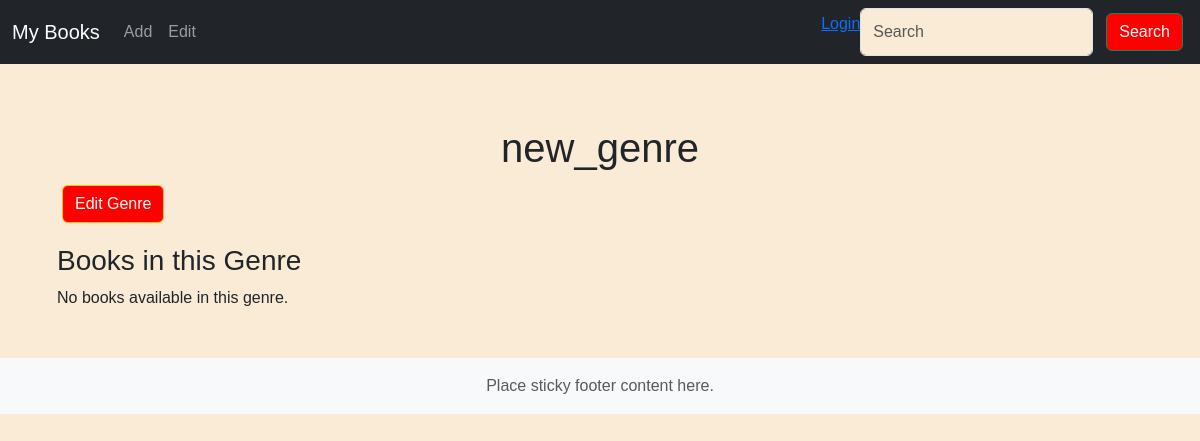
Page /genre/2 on the earlier database version.
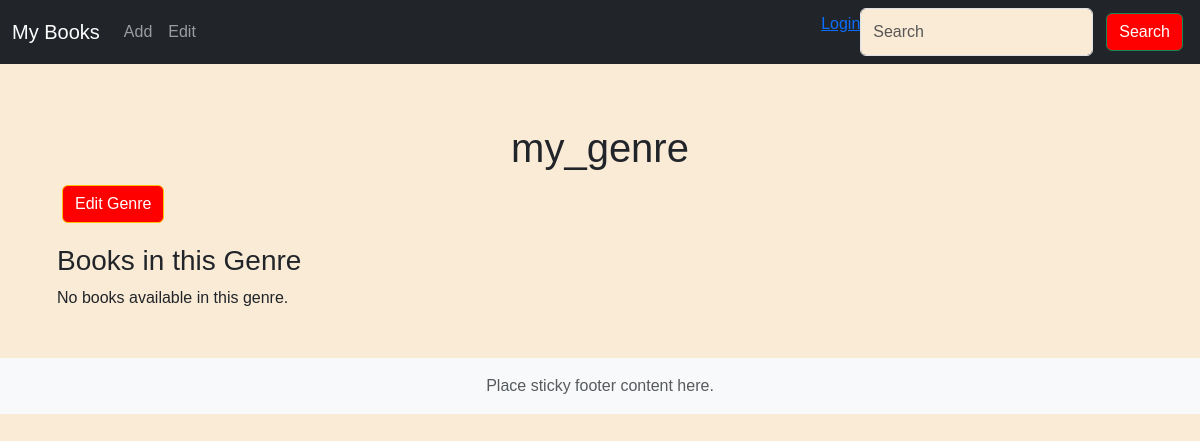
Same page on the later database version.
### tpttt/models.py (models this page shows, shortened)
class Genre(db.Model):
    C_id = db.Column(db.Integer, primary_key=True)
    C_name = db.Column(db.String(50), nullable=False)

### tpttt/views.py (the view)
@app.route("/genre/<int:id>")
def genre(id):
    genre = models.get_genre(id)
    books = models.get_books_by_genre(id)
    return render_template("genre.html", genre=genre, books=books)

### tpttt/models.py (called while the page is built)
def get_genre(id: int):
    return Genre.query.get(id)

def get_books_by_genre(id: int):
    return Genre.query.get_or_404(id).books

### tpttt/templates/genre.html
{% extends 'base.html' %}
{% block content %}
<div class="container mt-5">
    <h1>{{ genre.C_name }}</h1>
    <div class="mb-3">
        <a href="{{ url_for('edit_genre', id=genre.C_id) }}" class="btn btn-warning">Edit Genre</a>
    </div>
    <h3>Books in this Genre</h3>
    {% if genre.books %}
    <table class="table table-bordered">
        <thead>
            <tr>
                <th>Title</th>
                <th>Author</th>
                <th>Actions</th>
            </tr>
        </thead>
        <tbody>
            {% for book in genre.books %}
            <tr>
                <td><a href="{{ url_for('book_detail', id=book.B_id) }}">{{ book.B_title }}</a></td>
                <td><a href="{{ url_for('author', id=book.A_id) }}">{{ book.author.A_name }}</a></td>
                <td>
                    <a href="{{ url_for('edit_book', id=book.B_id) }}" class="btn btn-warning btn-sm">Edit</a>
                </td>
            </tr>
            {% endfor %}
        </tbody>
    </table>
    {% else %}
    <p>No books available in this genre.</p>
    {% endif %}
</div>
{% endblock %}

### tpttt/templates/base.html (shortened to what this page needs)
<!DOCTYPE html>
<html lang="fr">
  <head>
    {% block head %}
    {% block styles %}
    <link rel="stylesheet" type="text/css" href="{{ url_for('static', filename='homeu.css')}}" />
    {{ bootstrap.load_css() }} {% endblock %}
    {% endblock %}
  </head>
  <body>
    <header>
        <nav class="navbar navbar-expand-md navbar-dark fixed-top bg-dark">
          <div class="container-fluid">
            <a class="navbar-brand" href="{{ url_for('home') }}">My Books</a>
            <div class="collapse navbar-collapse" id="navbarCollapse">
              <ul class="navbar-nav me-auto mb-2 mb-md-0">
                <li class="nav-item">
                  <a class="nav-link" href="{{ url_for('add') }}">Add</a>
                </li>
                <li class="nav-item">
                  <a class="nav-link" href="{{ url_for('edit') }}">Edit</a>
                </li>
              </ul>
              <ul class="nav navbar-nav navbar-right">
                {% if current_user.is_authenticated %}
                <li><h1>{{ current_user.U_username }}</h1></li>
                <li>
                  <a href="{{ url_for('logout') }}">
                    <span
                      class="glyphicon glyphicon-log-out"
                      title="Logout"
                      aria-hidden="true"
                    ></span>
                    <p>Logout</p>
                  </a>
                </li>
                {% else %}
                <li>
                  <a href="{{ url_for('login') }}"> <p>Login</p></a>
                </li>
                {% endif %}
              </ul>
              <form class="d-flex" role="search" action="{{ url_for('search') }}" method="GET">
                <input
                  class="form-control me-2"
                  type="search"
                  name="query"
                  placeholder="Search"
                  aria-label="Search"
                />
                <button class="btn btn-outline-success" type="submit">
                  Search
                </button>
              </form>
            </div>
          </div>
        </nav>
      </header>
    <main class="">
      <div class="container">
        {% block content %} {% endblock %} {% block main %} {% endblock %}
      </div>
    </main>
    <footer class="footer mt-auto py-3 bg-light">
      <div class="container">
        <span class="text-muted">Place sticky footer content here.</span>
      </div>
    </footer>
  </body>
</html>

### tpttt/static/homeu.css (style rules this page uses)
:root { --primary-color: red; --secondary-color: lightcoral; --bg-active-color: crimson; --constraste-text-color: white; --background-color: antiquewhite; --footer-background-color: #343a40; --bs-body-bg: var(--background-color) !important; --bs-body-font-family: Arial, sans-serif !important; --bs-primary: var(--primary-color) !important; --bs-secondary: var(--secondary-color) !important }
body { font-family: Arial, sans-serif !important; background-color: var(--background-color); height: 100%; margin: 0; display: flex; flex-direction: column; }
h1 { color: var(--primary-color); text-align: center; margin-top: 20px; }
footer { width: 100%; color: var(--constraste-text-color); background-color: var(--footer-background-color) !important; text-align: center; padding: 1em; margin-top: auto; }
main { margin-top: 1em; margin-bottom: 2em; }
main>* { flex: 1; }
main > .container { padding: 60px 15px 0; }
.btn , .btn-primary { background-color: var(--primary-color) !important; color: white !important; margin: 5px; }
a { color: var(--primary-color); text-decoration: none; }

Differences in the rows shown:
changed Genre: C_name "new_genre" → "my_genre"
